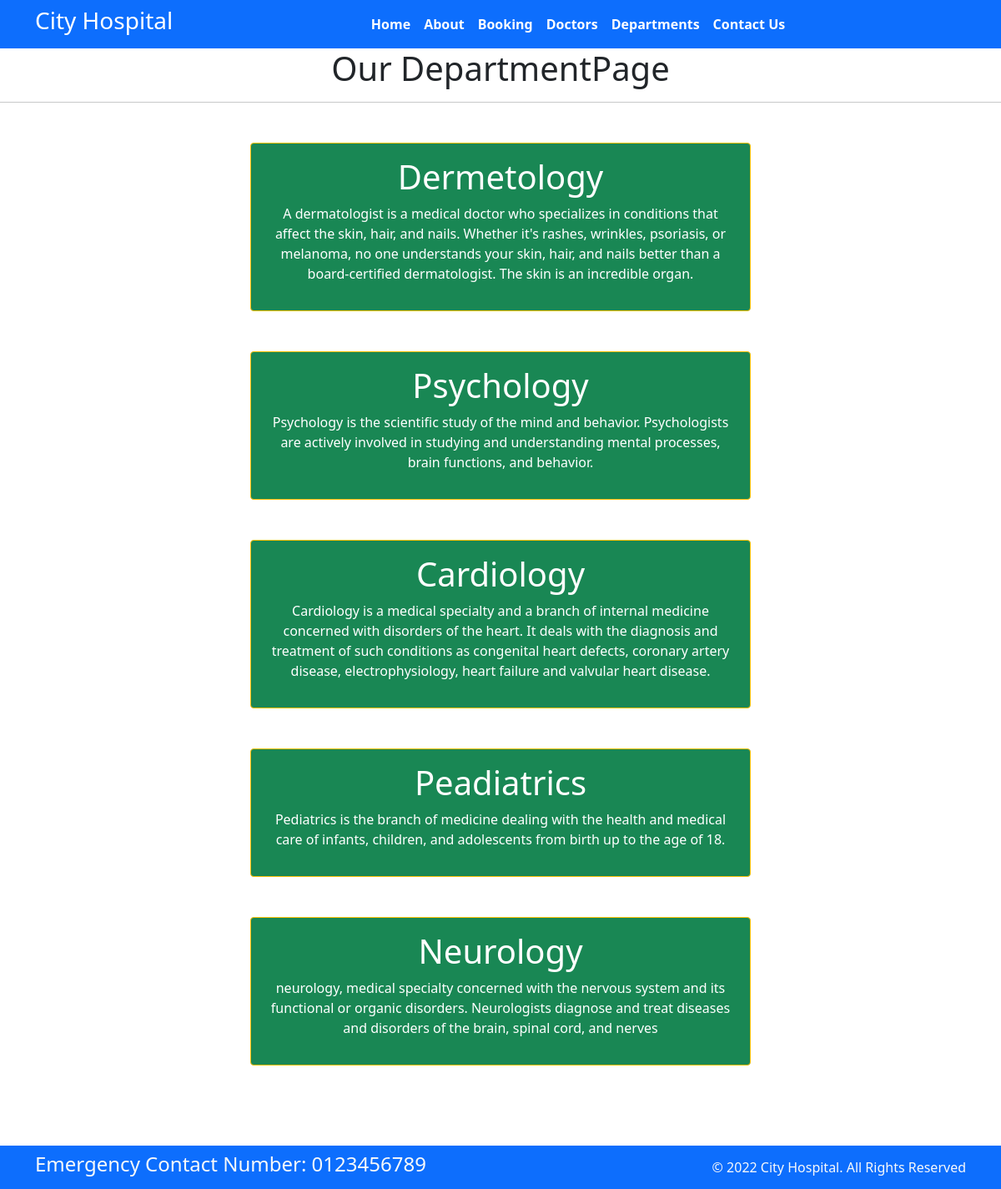
Page /department/ on the committed database.
### home/models.py (models this page shows, shortened)
class Departments(models.Model):
    dep_name = models.CharField(max_length=100)
    dep_decription = models.TextField()

### home/views.py (the view)
# urls.py: path('department/', views.department, name='department'),
def department (request):
     dict_dept={
          'dept': Departments.objects.all()
     }
     return render(request, "department.html", dict_dept)

### templates/department.html (shortened to what this page needs)
{% extends 'base.html' %}
{% block content %}
<h1 class="text-center">Our DepartmentPage</h1>
 <hr>
{% for d in dept %}
 <div class="mx-auto w-50 bg-success text-center p-3 my-5 text-white border border-warning rounded">
    <h1>{{d.dep_name}}</h1>
    <p>{{d.dep_decription}}</p>
 </div>
 {% endfor %}
{% endblock %}

### rows in the picture
Departments: dep_name "Dermetology", dep_decription "A dermatologist is a medical doctor who specializes in conditions that affect the skin, hair, and nails. Whether it's rashes, wrinkles, psoriasis, or melanoma, no one understands your skin, hair, and nails better than a board-certified dermatologist. The skin is an incredible organ."
Departments: dep_name "Psychology", dep_decription "Psychology is the scientific study of the mind and behavior. Psychologists are actively involved in studying and understanding mental processes, brain functions, and behavior."
Departments: dep_name "Cardiology", dep_decription "Cardiology is a medical specialty and a branch of internal medicine concerned with disorders of the heart. It deals with the diagnosis and treatment of such conditions as congenital heart defects, coronary artery disease, electrophysiology, heart failure and valvular heart disease."
Departments: dep_name "Peadiatrics", dep_decription "Pediatrics is the branch of medicine dealing with the health and medical care of infants, children, and adolescents from birth up to the age of 18."
Departments: dep_name "Neurology", dep_decription "neurology, medical specialty concerned with the nervous system and its functional or organic disorders. Neurologists diagnose and treat diseases and disorders of the brain, spinal cord, and nerves"
